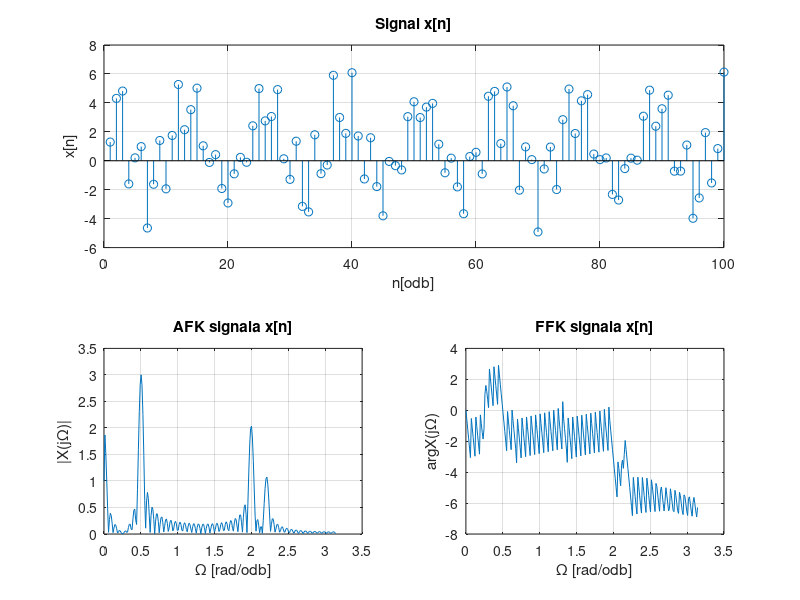

This chart was generated by the following MATLAB code:
clear all; close all; clc;

n = 0:100;
x = 1 + 3*cos(0.5*n) - 2*sin(2*n + pi/2) + cos(2.2*n + 3*pi/4);
N = 4*2^nextpow2(length(x));
X = fft(x,N)/length(x);
X1 = abs(X(1:N/2+1));
X1(2:N/2+1) = 2*X1(2:N/2+1);
Xphase = unwrap(angle(X(1:N/2+1)));
w1 = 0:2*pi/N:pi;

figure(1)
  subplot(2,2,1:2)
    stem(x);
    xlim([0 100]);
    xlabel('n[odb]'); ylabel('x[n]'); title('Signal x[n]'); grid on;
  subplot(2,2,3)
    plot(w1,X1);
    xlabel('\Omega [rad/odb]'); ylabel('|X(j\Omega)|'); title('AFK signala x[n]'); grid on;
  subplot(2,2,4)
    plot(w1,Xphase);
    xlabel('\Omega [rad/odb]'); ylabel('arg{X(j\Omega)}'); title('FFK signala x[n]'); grid on;